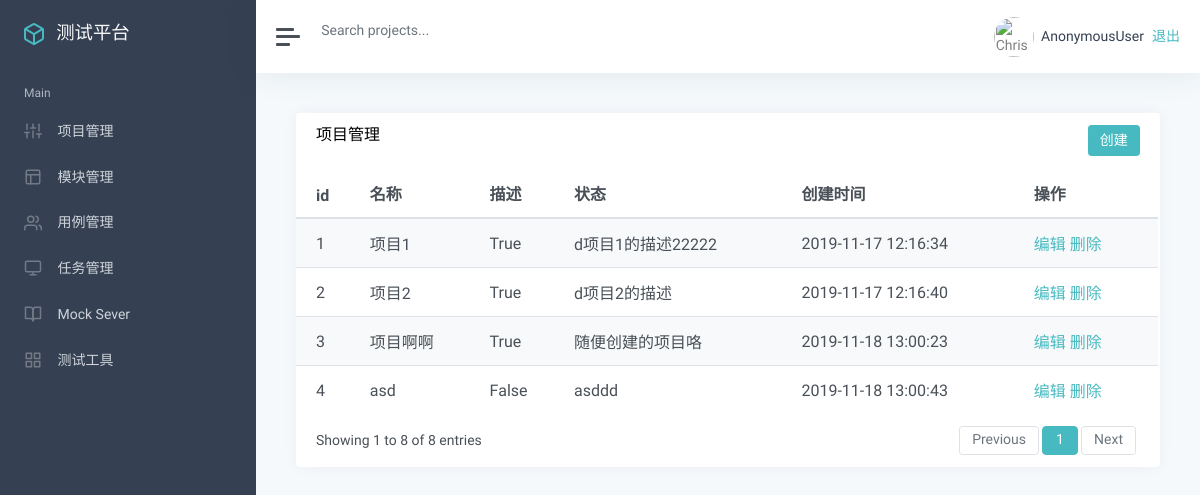
Before: /manage/ with the older database file.
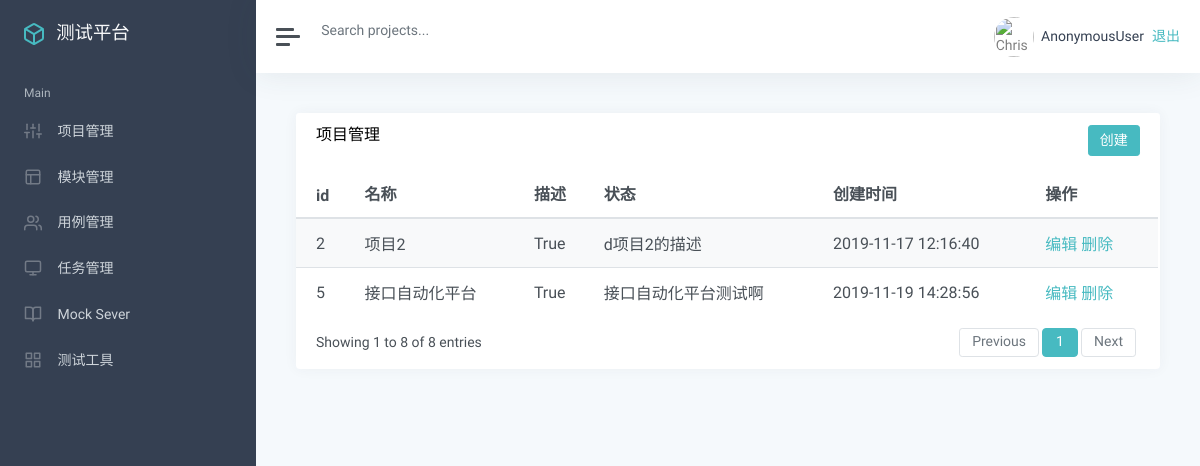
After: the same page with the newer database file.
### app_manage/models.py (models this page shows, shortened)
class Project(models.Model):
    name = models.CharField("名称", max_length=100, null=False, default='')
    describe = models.TextField("描述", default="")
    status = models.BooleanField("状态", default=True)
    update_time = models.DateTimeField("更新时间", auto_now=True)
    create_time = models.DateTimeField("创建时间", auto_now_add=True)

### app_manage/views/project_view.py (the view)
# urls.py: path('', project_view.list_project),
def list_project(request):
    projects = Project.objects.all()
    return render(request, 'project/list.html', {
        'projects':projects
    })

### templates/project/list.html (shortened to what this page needs)
{% extends "manage.html" %}
{% block manage %}
<div class="card flex-fill">
    <div class="card-header">
        <h5 class="card-title mb-0" style="float:left">项目管理</h5>
        <button onclick="add()" type="button" class="btn btn-primary" style="float:right">创建</button>
    </div>
    <div id="datatables-dashboard-traffic_wrapper" class="dataTables_wrapper dt-bootstrap4 no-footer">
        <div class="row">
            <div class="col-sm-12">
                <table id="datatables-dashboard-traffic" class="table table-striped my-0 dataTable no-footer"
                    role="grid" aria-describedby="datatables-dashboard-traffic_info">
                    <thead>
                        <tr role="row">
                            <th>id</th>
                            <th>名称</th>
                            <th>描述</th>
                            <th>状态</th>
                            <th>创建时间</th>
                            <th>操作</th>
                        </tr>
                    </thead>
                    <tbody>
                        {% for p in projects %}
                        <tr role="row" class="odd">
                            <td>{{ p.id }}</td>
                            <td>{{ p.name }}</td>
                            <td>{{ p.status }}</td>
                            <td>{{ p.describe }}</td>
                            <td>{{ p.create_time |date:"Y-m-d H:i:s"}}</td>
                            <td>
                                <a href="/project/edit/{{p.id}}/">编辑</a>
                                <a href="/manage/project_delete/{{p.id}}/">删除</a>
                            </td>
                        </tr>
                        {% endfor %}
                    </tbody>
                </table>
            </div>
        </div>
        <div class="row">
            <div class="col-sm-12 col-md-5">
                <div class="dataTables_info" id="datatables-dashboard-traffic_info" role="status" aria-live="polite">
                    Showing 1 to 8 of 8 entries
                </div>
            </div>
            <div class="col-sm-12 col-md-7">
                <div class="dataTables_paginate paging_simple_numbers" id="datatables-dashboard-traffic_paginate">
                    <ul class="pagination">
                        <li class="paginate_button page-item previous disabled"
                            id="datatables-dashboard-traffic_previous">
                            <a href="#" aria-controls="datatables-dashboard-traffic" data-dt-idx="0" tabindex="0"
                                class="page-link">Previous</a>
                        </li>
                        <li class="paginate_button page-item active">
                            <a href="#" aria-controls="datatables-dashboard-traffic" data-dt-idx="1" tabindex="0"
                                class="page-link">1</a>
                        </li>
                        <li class="paginate_button page-item next disabled" id="datatables-dashboard-traffic_next">
                            <a href="#" aria-controls="datatables-dashboard-traffic" data-dt-idx="2" tabindex="0"
                                class="page-link">Next</a>
                        </li>
                    </ul>
                </div>
            </div>
        </div>
    </div>
</div>
{% endblock %}

### templates/manage.html (shortened to what this page needs)
{% extends "base.html" %}
{% block base %}
<div class="wrapper">
    <nav id="sidebar" class="sidebar">
        <div class="sidebar-content ">
            <a class="sidebar-brand" href="index.html">
                <span class="align-middle">测试平台</span>
            </a>
            <ul class="sidebar-nav">
                <li class="sidebar-header">
                    Main
                </li>
                <li class="sidebar-item">
                    <a href="/project/1/" class="sidebar-link" aria-expanded="true">
                        <span class="align-middle">项目管理</span>
                    </a>
                </li>
                <li class="sidebar-item">
                    <a href="/module/2/" class="sidebar-link collapsed">
                        <span class="align-middle">模块管理</span>
                    </a>
                </li>
                <li class="sidebar-item">
                    <a href="#auth" class="sidebar-link collapsed">
                        <span class="align-middle">用例管理</span>
                    </a>
                </li>
                <li class="sidebar-item">
                    <a href="#layouts" class="sidebar-link collapsed">
                        <span class="align-middle">任务管理</span>
                    </a>
                </li>
                <li class="sidebar-item">
                    <a href="#documentation" class="sidebar-link collapsed">
                        <span class="align-middle">Mock Sever</span>
                    </a>
                </li>
                <li class="sidebar-item">
                    <a href="#ui" class="sidebar-link collapsed">
                        <span class="align-middle">测试工具</span>
                    </a>
                </li>
            </ul>
        </div>
    </nav>
    <div class="main">
        <nav class="navbar navbar-expand navbar-light bg-white">
            <a class="sidebar-toggle d-flex mr-2">
                <i class="hamburger align-self-center"></i>
            </a>
            <form class="form-inline d-none d-sm-inline-block">
                <input class="form-control form-control-no-border mr-sm-2" type="text" placeholder="Search projects..."
                       aria-label="Search">
            </form>
            <div class="navbar-collapse collapse">
                <ul class="navbar-nav ml-auto">
                    <li class="nav-item dropdown">
                        <a class="nav-link d-none d-sm-inline-block" href="#" data-toggle="dropdown">
                            <img src="/static/img/user.svg" class="avatar img-fluid rounded-circle mr-1"
                                 alt="Chris Wood">
                            <span class="text-dark">{{ user }}</span>
                            <a href="/logout/">退出</a>
                        </a>
                    </li>
                </ul>
            </div>
        </nav>
        <main class="content">
            <div class="container-fluid p-0">
                {% block manage %}
                {% endblock %}
            </div>
        </main>
    </div>
</div>
{% endblock %}

### templates/base.html (shortened to what this page needs)
<html>
<head>
    <link href="/static/css/theme.css" rel='stylesheet' type='text/css' />
    <link href="/static/css/classic.css" rel='stylesheet' type='text/css' />
</head>
<body>
{% block base %}{% endblock %}
</body>
</html>

Changed rows visible on the page:
removed Project: id "1", name "项目1", status "True", describe "d项目1的描述22222", create_time "2019-11-17 12:16:34"
removed Project: id "3", name "项目啊啊", status "True", describe "随便创建的项目咯", create_time "2019-11-18 13:00:23"
removed Project: id "4", name "asd", status "False", describe "asddd", create_time "2019-11-18 13:00:43"
added Project: id "5", name "接口自动化平台", status "True", describe "接口自动化平台测试啊", create_time "2019-11-19 14:28:56"
